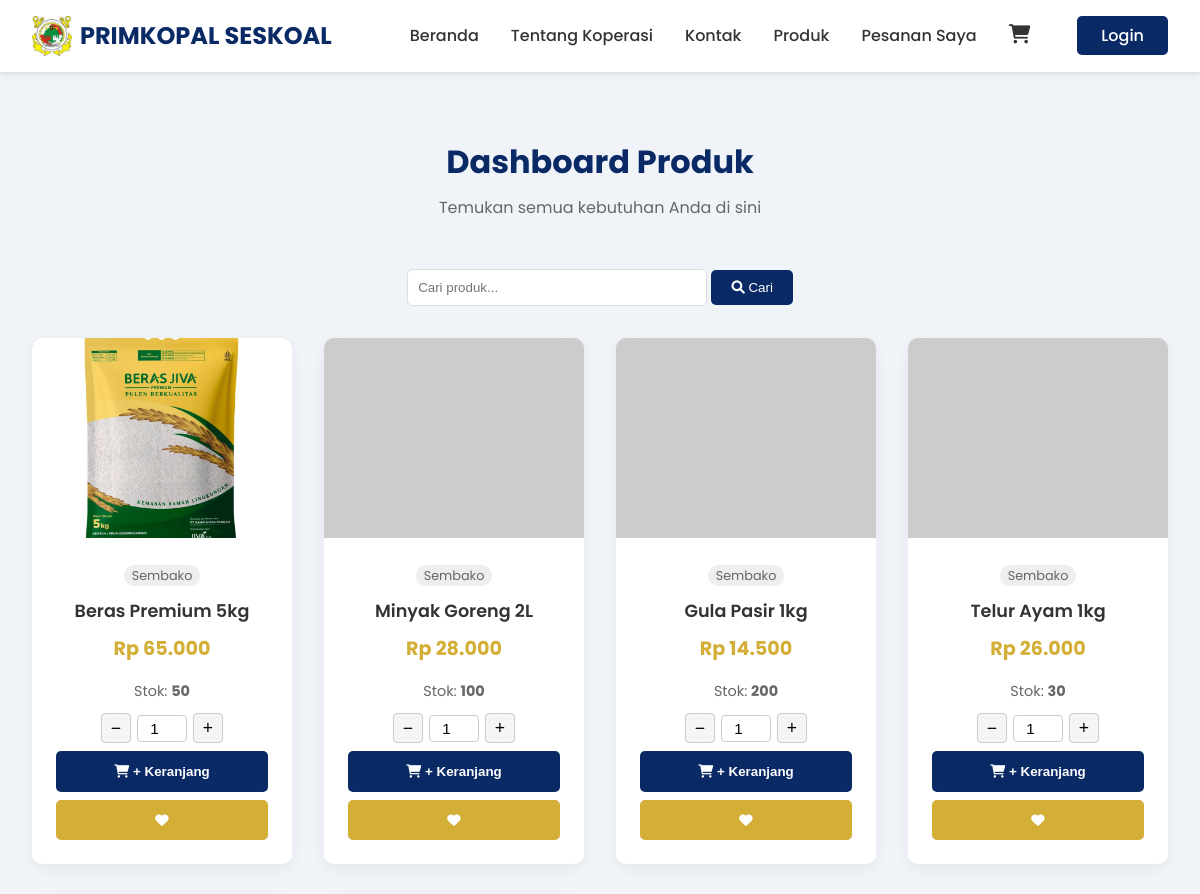
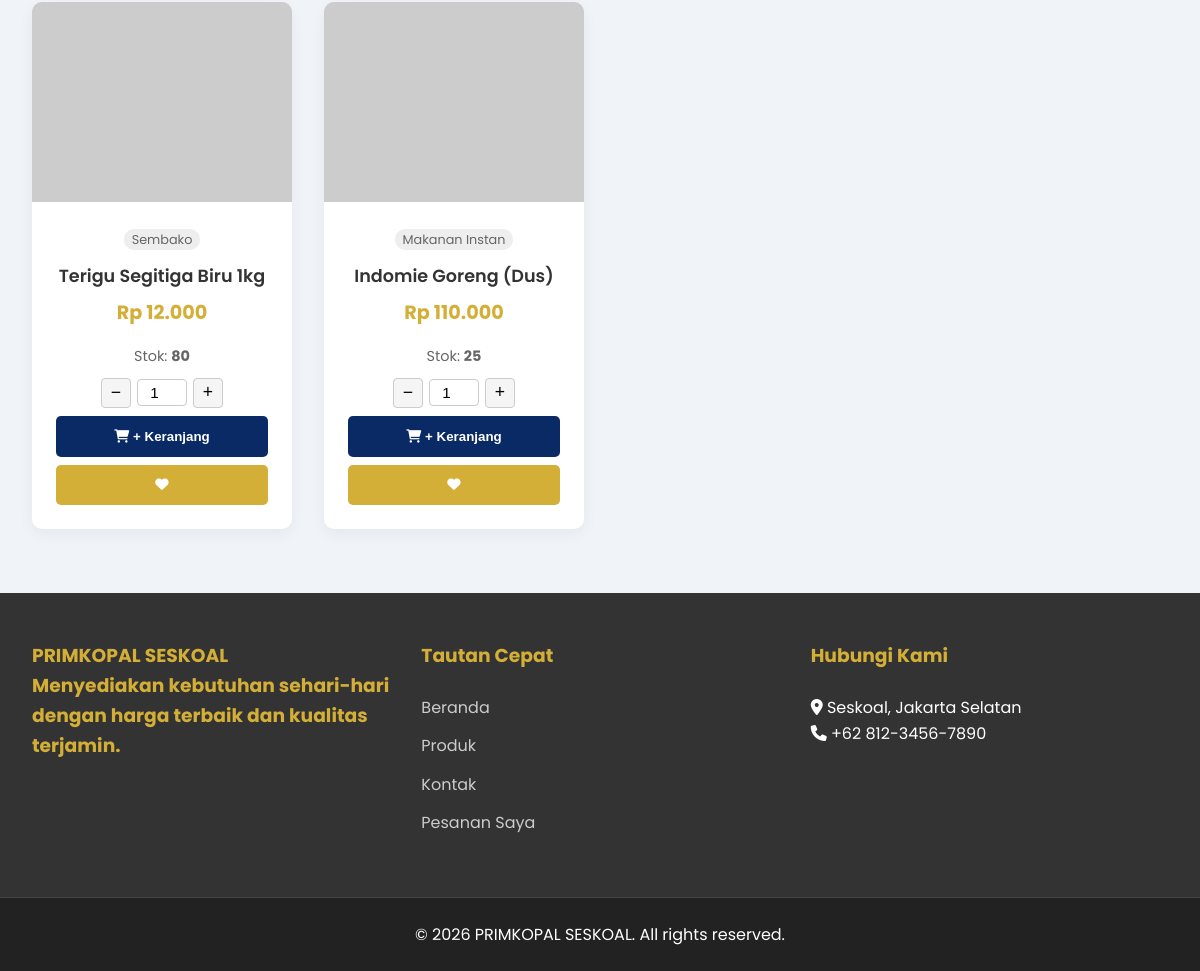
/produk.php, run on the app's committed database (2 pictures, top to bottom).
### tables this page shows
CREATE TABLE IF NOT EXISTS products (
    id INT AUTO_INCREMENT PRIMARY KEY,
    name VARCHAR(255) NOT NULL,
    description TEXT,
    price DECIMAL(10, 2) NOT NULL,
    stock INT DEFAULT 0,
    image VARCHAR(255) DEFAULT 'default.jpg',
    category VARCHAR(100),
    is_popular BOOLEAN DEFAULT 0,
    created_at TIMESTAMP DEFAULT CURRENT_TIMESTAMP
);

### produk.php (the view, shortened to what this page needs)
<?php
require_once 'config/database.php';
require_once 'includes/header.php';
$search = isset($_GET['cari']) ? $_GET['cari'] : '';
$sql    = "SELECT * FROM products";
try {
    $stmt = $conn->prepare($sql);
    $stmt->execute();
    $products = $stmt->fetchAll(PDO::FETCH_ASSOC);
} catch (PDOException $e) {
    echo "Error: " . $e->getMessage();
}
?>
<section class="dashboard-produk">
    <div class="section-title">
        <h2>Dashboard Produk</h2>
        <p>Temukan semua kebutuhan Anda di sini</p>
    </div>
    <div class="search-container" style="text-align: center; margin-bottom: 2rem;">
        <form action="" method="GET">
            <input type="text" name="cari" placeholder="Cari produk..." value="<?php echo htmlspecialchars($search); ?>"
                   style="padding: 10px; width: 300px; border: 1px solid #ddd; border-radius: 5px;">
            <button type="submit" style="padding: 10px 20px; background: var(--primary-color); color: white; border: none; border-radius: 5px; cursor: pointer;">
                <i class="fas fa-search"></i> Cari
            </button>
        </form>
    </div>
    <?php if (count($products) > 0): ?>
    <div class="product-grid">
        <?php foreach ($products as $product): ?>
        <div class="product-card">
            <div class="product-image" style="background-image: url('assets/images/<?php echo $product['image']; ?>'), url('https://via.placeholder.com/300x200?text=Produk');"></div>
            <div class="product-info">
                <span style="font-size: 0.8rem; background: #eee; padding: 2px 8px; border-radius: 10px; color: #666;">
                    <?php echo htmlspecialchars($product['category']); ?>
                </span>
                <h3 class="product-title" style="margin-top: 10px;"><?php echo htmlspecialchars($product['name']); ?></h3>
                <p class="product-price">Rp <?php echo number_format($product['price'], 0, ',', '.'); ?></p>
                <p style="font-size: 0.9rem; color: #666; margin-bottom: 10px;">
                    Stok: <strong><?php echo $product['stock']; ?></strong>
                </p>
                <div style="display: flex; flex-direction: column; gap: 8px;">
                    <?php if ($product['stock'] > 0): ?>
                        <form action="keranjang.php" method="POST">
                            <div style="display: flex; align-items: center; justify-content: center;
                                        gap: 6px; margin-bottom: 8px;">
                                <button type="button"
                                        onclick="changeQty(this, -1, <?php echo $product['stock']; ?>)"
                                        style="width:30px; height:30px; font-size:1.1rem; cursor:pointer;
                                               border:1px solid #ccc; border-radius:4px; background:#f5f5f5;">−</button>
                                <input type="number" name="qty" value="1" min="1"
                                       max="<?php echo $product['stock']; ?>"
                                       style="width:50px; text-align:center; border:1px solid #ccc;
                                              border-radius:4px; padding:4px; font-size:0.95rem;">
                                <button type="button"
                                        onclick="changeQty(this, 1, <?php echo $product['stock']; ?>)"
                                        style="width:30px; height:30px; font-size:1.1rem; cursor:pointer;
                                               border:1px solid #ccc; border-radius:4px; background:#f5f5f5;">+</button>
                            </div>
                            <button type="submit" class="btn-add" style="width: 100%;">
                                <i class="fas fa-shopping-cart"></i> + Keranjang
                            </button>
                        </form>
                    <?php else: ?>
                        <button class="btn-add" style="background-color: #ccc; cursor: not-allowed;" disabled>Habis</button>
                    <?php endif; ?>
                    <button class="btn-add" style="background: var(--accent-color);">
                        <i class="fas fa-heart"></i>
                    </button>
                </div>
            </div>
        </div>
        <?php endforeach; ?>
    </div>
    <?php else: ?>
        <p style="text-align: center;">Produk tidak ditemukan.</p>
    <?php endif; ?>
</section>
<?php require_once 'includes/footer.php'; ?>

### includes/header.php (shortened to what this page needs)
<!DOCTYPE html>
<html lang="id">
<head>
    <link rel="stylesheet" href="https://cdnjs.cloudflare.com/ajax/libs/font-awesome/6.0.0/css/all.min.css">
    <link rel="stylesheet" href="style.css">
</head>
<body>
<header>
    <nav class="navbar">
        <div class="logo">
    <a href="index.php">
        <img src="assets/images/logo.png" width="40"> PRIMKOPAL SESKOAL
    </a>
</div>
      <ul class="nav-links">
    <li><a href="index.php">Beranda</a></li>
    <li><a href="index.php#tentang">Tentang Koperasi</a></li>
    <li><a href="index.php#kontak">Kontak</a></li>
    <li><a href="produk.php">Produk</a></li>
    <li><a href="pesanan_user.php">Pesanan Saya</a></li>
    <li style="position: relative; margin-right: 15px;">
        <a href="keranjang.php" title="Keranjang Belanja">
            <i class="fas fa-shopping-cart" style="font-size: 1.2rem;"></i>
        </a>
    </li>
    <?php if(isset($_SESSION['user_id'])): ?>
        <?php if(isset($_SESSION['role']) && $_SESSION['role'] == 'admin'): ?>
            <li><a href="admin/index.php" style="color: #ff9800;">Dashboard Admin</a></li>
        <?php endif; ?>
        <li><a href="logout.php" class="btn-produk" style="background-color: #d32f2f; color: white;">Logout</a></li>
    <?php else: ?>
        <li><a href="login.php" class="btn-produk">Login</a></li>
    <?php endif; ?>
</ul>
    </nav>
</header>
<main>

### includes/footer.php (shortened to what this page needs)
</main>
<footer>
    <div class="footer-content">
        <div class="footer-section">
            <h3>PRIMKOPAL SESKOAL
            <p>Menyediakan kebutuhan sehari-hari dengan harga terbaik dan kualitas terjamin.</p>
        </div>
        <div class="footer-section">
            <h3>Tautan Cepat</h3>
            <ul>
                <li><a href="index.php">Beranda</a></li>
                <li><a href="produk.php">Produk</a></li>
                <li><a href="#kontak">Kontak</a></li>
                <li><a href="pesanan_user">Pesanan Saya</a></li>
            </ul>
        </div>
        <div class="footer-section">
            <h3>Hubungi Kami</h3>
            <p><i class="fas fa-map-marker-alt"></i> Seskoal, Jakarta Selatan</p>
            <p><i class="fas fa-phone"></i> +62 812-3456-7890</p>
        </div>
    </div>
    <div class="footer-bottom">
        <p>&copy; <?php echo date("Y"); ?> PRIMKOPAL SESKOAL. All rights reserved.</p>
    </div>
</footer>
</body>
</html>

### style.css (style rules this page uses)
:root { --primary-color: #0a2a66; --primary-dark: #06173a; --accent-color: #d4af37; --text-color: #333; --bg-light: #f0f4f8; --white: #ffffff; --wrapper-width: 1200px; }
* { margin: 0; padding: 0; box-sizing: border-box; }
body { font-family: 'Poppins', sans-serif; color: var(--text-color); background-color: var(--bg-light); line-height: 1.6; }
a { text-decoration: none; color: inherit; }
ul { list-style: none; }
header { background-color: var(--white); box-shadow: 0 2px 5px rgba(0, 0, 0, 0.1); position: sticky; top: 0; z-index: 1000; }
.navbar { display: flex; justify-content: space-between; align-items: center; max-width: var(--wrapper-width); margin: 0 auto; padding: 1rem 2rem; }
.logo a { font-size: 1.5rem; font-weight: 700; color: var(--primary-color); display: flex; align-items: center; gap: 0.5rem; }
.nav-links { display: flex; align-items: center; gap: 2rem; }
.nav-links a { font-weight: 500; transition: color 0.3s ease; }
.btn-produk { background-color: var(--primary-color); color: var(--white) !important; padding: 0.5rem 1.5rem; border-radius: 5px; transition: background 0.3s ease; }
section { padding: 4rem 2rem; max-width: var(--wrapper-width); margin: 0 auto; }
.section-title { text-align: center; margin-bottom: 3rem; }
.section-title h2 { font-size: 2rem; color: var(--primary-color); margin-bottom: 0.5rem; }
.section-title p { color: #666; }
.product-grid { display: grid; grid-template-columns: repeat(auto-fit, minmax(250px, 1fr)); gap: 2rem; }
.product-card { background: var(--white); border-radius: 10px; overflow: hidden; box-shadow: 0 5px 15px rgba(0, 0, 0, 0.05); transition: transform 0.3s ease; }
.product-image { height: 200px; background-color: #ddd; background-size: cover; background-position: center; }
.product-info { padding: 1.5rem; text-align: center; }
.product-title { font-size: 1.1rem; margin-bottom: 0.5rem; font-weight: 600; }
.product-price { color: var(--accent-color); font-weight: bold; font-size: 1.2rem; margin-bottom: 1rem; }
.btn-add { width: 100%; padding: 0.8rem; background-color: var(--primary-color); color: var(--white); border: none; border-radius: 5px; cursor: pointer; font-weight: 600; transition: background 0.3s ease; }
footer { background-color: #333; color: var(--white); margin-top: auto; }
.footer-content { max-width: var(--wrapper-width); margin: 0 auto; padding: 3rem 2rem; display: grid; grid-template-columns: repeat(auto-fit, minmax(200px, 1fr)); gap: 2rem; }
.footer-section h3 { margin-bottom: 1.5rem; color: var(--accent-color); }
.footer-section ul li { margin-bottom: 0.8rem; }
.footer-section ul li a { color: #ccc; transition: color 0.3s; }
.footer-bottom { background-color: #222; text-align: center; padding: 1.5rem; border-top: 1px solid #444; }

### data on the page
products: image (picture), category "Sembako", name "Beras Premium 5kg", price "65.000", stock "50"
products: category "Sembako", name "Minyak Goreng 2L", price "28.000", stock "100"
products: category "Sembako", name "Gula Pasir 1kg", price "14.500", stock "200"
products: category "Sembako", name "Telur Ayam 1kg", price "26.000", stock "30"
products: category "Sembako", name "Terigu Segitiga Biru 1kg", price "12.000", stock "80"
products: category "Makanan Instan", name "Indomie Goreng (Dus)", price "110.000", stock "25"
